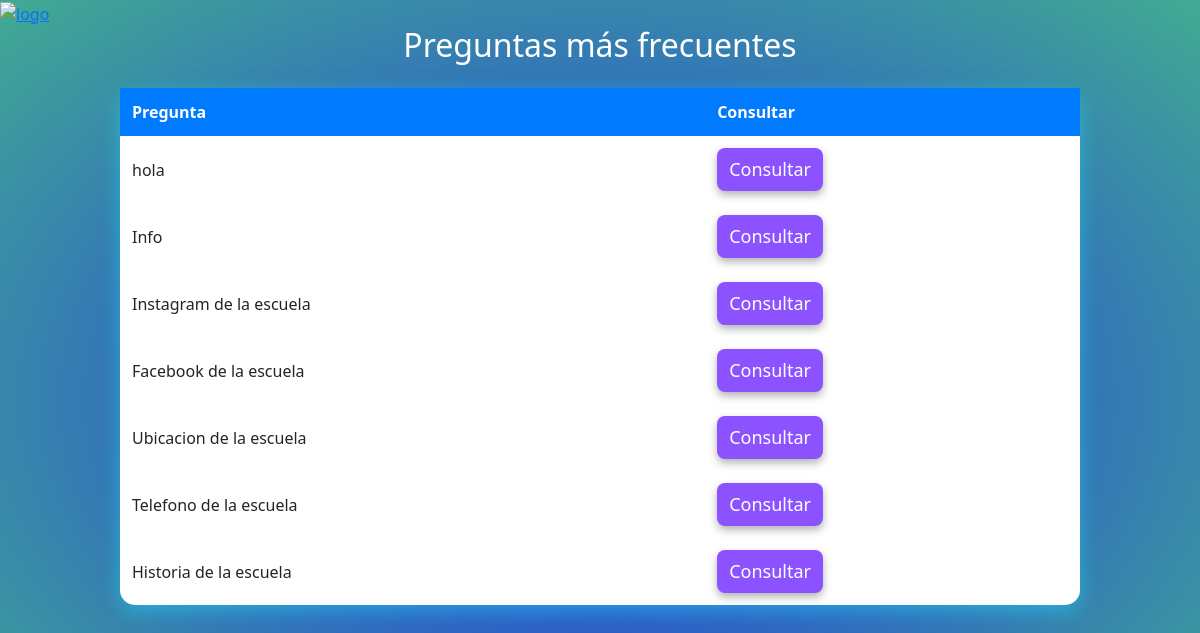
Page /preg_frec.php on the committed database.
### tables this page shows
CREATE TABLE consultas (
    id_consulta INT PRIMARY KEY AUTO_INCREMENT,
    pregunta VARCHAR(255),
    titulo VARCHAR(255),
    respuesta VARCHAR(10000),
    contador INT,
    preg_contestada BOOLEAN
);

### preg_frec.php (the view, shortened to what this page needs)
<?php
include("conexion.php");
$sql = "SELECT id_consulta, titulo, pregunta FROM consultas WHERE preg_contestada = true ORDER BY contador DESC LIMIT 7";
$resultado = $connPHP->query($sql);
?>
<!DOCTYPE html>
<html lang="es">
<head>
    <link rel="stylesheet" href="css/diseño.css">
    <link rel="stylesheet" href="css/bootstrap.min.css">
    <link href="https://cdn.jsdelivr.net/npm/bootstrap@5.3.3/dist/css/bootstrap.min.css" rel="stylesheet">
    <a href="chat.php">
        <img src="../otros/flecha.png" alt="logo" style="width:60px;">
    </a>
</head>
<body>
        <h2 class="text-center mb-4" style="color:white;">Preguntas más frecuentes</h2>
        <table>
            <thead>
                <tr>
                    <th>Pregunta</th>
                    <th>Consultar</th>
                </tr>
            </thead>
            <tbody>
                <?php
                if ($resultado->num_rows > 0) {
                    while ($fila = $resultado->fetch_assoc()) {
                        echo "<tr>";
                        echo "<td>" . ($fila['titulo']) . "</td>";
                        echo "<td>
                            <a href='chat.php?titulo=" . urlencode($fila['pregunta']) . "' class='btn-inicio'>Consultar</a>
                        </td>";
                        echo "</tr>";
                    }
                } else {
                    echo "<tr><td colspan='2' class='text-center'>no se ingresaron preguntas.</td></tr>";
                }
                ?>
            </tbody>
        </table>
</body>
</html>

### css/diseño.css (style rules this page uses)
body { background: radial-gradient(ellipse, #212fe8, #41ab92); background-repeat: no-repeat; height: 100%; margin: 0; background-attachment: fixed; font-family: Arial, sans-serif; }
.btn-inicio, .btn-cerrar { background-color: #8c52ff !important; color: white !important; border: none; padding: 8px 12px; font-size: 18px; border-radius: 8px; cursor: pointer; opacity: 1 !important; box-shadow: 0 4px 8px rgba(0, 0, 0, 0.3); transition: background 0.3s ease, transform 0.2s ease; text-decoration: none; display: inline-block; }

### preg_frec.php (style rules this page uses)
table { width: 80%; margin: auto; border-collapse: collapse; background-color: #fff; border-radius: 15px; box-shadow: 0 6px 20px rgba(32, 221, 250, 0.5); }
th, td { padding: 12px; text-align: left; }
th { background-color: #007BFF; color: white; }

### rows in the picture
consultas: titulo "hola"
consultas: titulo "Info"
consultas: titulo "Instagram de la escuela"
consultas: titulo "Facebook de la escuela"
consultas: titulo "Ubicacion de la escuela"
consultas: titulo "Telefono de la escuela"
consultas: titulo "Historia de la escuela"
